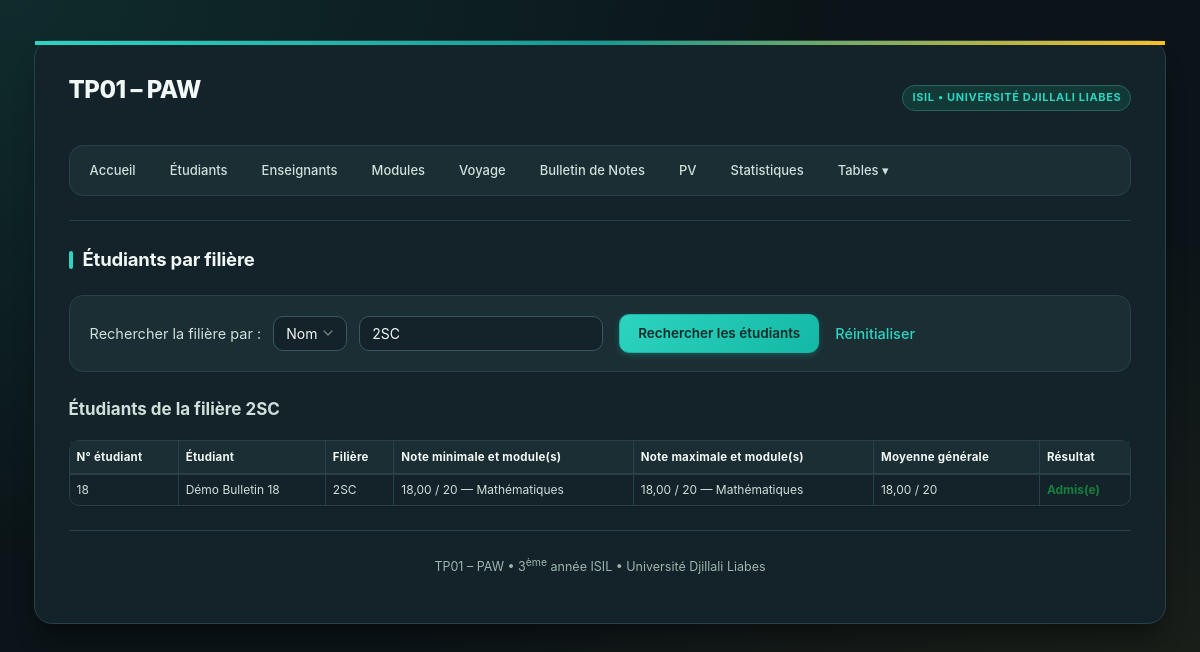
Screenshot of /filiere/etudiants.php?filiere=2SC with the database file from the repository.
### tables this page shows
CREATE TABLE IF NOT EXISTS filiere (
  id  INT AUTO_INCREMENT PRIMARY KEY,
  nom VARCHAR(50) NOT NULL UNIQUE
);

CREATE TABLE IF NOT EXISTS note (
  id          INT AUTO_INCREMENT PRIMARY KEY,
  etudiant_id INT NOT NULL,
  module_id   INT NOT NULL,
  nationalite_code VARCHAR(3) NULL,
  note        DECIMAL(4, 2) NOT NULL,
  date_saisie TIMESTAMP DEFAULT CURRENT_TIMESTAMP ON UPDATE CURRENT_TIMESTAMP,
  CONSTRAINT fk_note_etudiant
    FOREIGN KEY (etudiant_id) REFERENCES personne(id)
    ON UPDATE CASCADE ON DELETE CASCADE,
  CONSTRAINT fk_note_module
    FOREIGN KEY (module_id) REFERENCES module(id)
    ON UPDATE CASCADE ON DELETE RESTRICT,
  CONSTRAINT fk_note_nationalite
    FOREIGN KEY (nationalite_code) REFERENCES nationalite(code)
    ON UPDATE CASCADE ON DELETE SET NULL,
  CONSTRAINT uk_etudiant_module UNIQUE (etudiant_id, module_id)
);

CREATE TABLE IF NOT EXISTS personne (
  id               INT AUTO_INCREMENT PRIMARY KEY,
  numero           VARCHAR(10)  NOT NULL,
  civilite         VARCHAR(15)  NOT NULL,
  nom_prenom       VARCHAR(80)  NOT NULL,
  adresse          VARCHAR(150) NOT NULL,
  code_postal      VARCHAR(10)  NOT NULL,
  localite         VARCHAR(60)  NOT NULL,
  pays             VARCHAR(40)  NOT NULL,
  plateformes      VARCHAR(100) DEFAULT '',
  applications     VARCHAR(255) DEFAULT '',
  transport        VARCHAR(20)  NOT NULL DEFAULT '',
  sport            VARCHAR(40)  NOT NULL DEFAULT '',
  activites        VARCHAR(100) NOT NULL DEFAULT '',
  modules          VARCHAR(100) NOT NULL DEFAULT '',
  groupe_sanguin   VARCHAR(10)  NOT NULL DEFAULT '',
  modele_voiture   VARCHAR(150) NOT NULL DEFAULT '',
  filiere          VARCHAR(30)  NOT NULL DEFAULT '',
  nationalite_code VARCHAR(3)   NOT NULL,
  photo            VARCHAR(100) DEFAULT NULL,
   
  CONSTRAINT fk_personne_nationalite
    FOREIGN KEY (nationalite_code) REFERENCES nationalite(code)
    ON UPDATE CASCADE ON DELETE RESTRICT
);

### includes/fonctions.php (called while the page is built, shortened)
<?php
function h($texte): string
{
    return htmlspecialchars((string)$texte, ENT_QUOTES, 'UTF-8');
}
function calculer_moyenne_ponderee(array $notes): array
{
    $totalCoefficients = 0.0;
    $totalPoints = 0.0;
    foreach ($notes as $note) {
        $coefficient = (float)$note['coefficient'];
        $totalCoefficients += $coefficient;
        $totalPoints += (float)$note['note'] * $coefficient;
    }
    return [
        'total_coefficients' => $totalCoefficients,
        'total_points' => $totalPoints,
        'moyenne' => $totalCoefficients > 0 ? $totalPoints / $totalCoefficients : null,
    ];
}

### filiere/etudiants.php (the view, shortened to what this page needs)
<?php
require_once __DIR__ . '/../config/database.php';
require_once __DIR__ . '/../includes/fonctions.php';
$modeRecherche = ($_GET['mode'] ?? 'nom') === 'id' ? 'id' : 'nom';
$termeRecherche = trim((string)($_GET['filiere'] ?? ''));
$filiere = null;
$etudiants = [];
$erreur = null;
if ($termeRecherche !== '') {
    try {
        if ($modeRecherche === 'id') {
            $idFiliere = filter_var($termeRecherche, FILTER_VALIDATE_INT, ['options' => ['min_range' => 1]]);
            $stmtFiliere = $pdo->prepare('SELECT nom FROM filiere WHERE id = :id');
            $stmtFiliere->execute([':id' => $idFiliere !== false ? $idFiliere : 0]);
        } else {
            $stmtFiliere = $pdo->prepare('SELECT nom FROM filiere WHERE nom = :nom');
            $stmtFiliere->execute([':nom' => $termeRecherche]);
        }
        $filiere = $stmtFiliere->fetchColumn() ?: null;
        if ($filiere) {
            $stmtEtudiants = $pdo->prepare('
                SELECT p.id, p.numero, p.civilite, p.nom_prenom, p.filiere, p.photo,
                       n.note, m.designation AS module, m.coefficient
                FROM personne p
                LEFT JOIN note n ON n.etudiant_id = p.id
                LEFT JOIN module m ON m.id = n.module_id
                WHERE p.filiere = :filiere
                ORDER BY p.nom_prenom ASC, m.designation ASC
            ');
            $stmtEtudiants->execute([':filiere' => $filiere]);
            foreach ($stmtEtudiants->fetchAll() as $row) {
                $id = (int)$row['id'];
                if (!isset($etudiants[$id])) {
                    $etudiants[$id] = [
                        'id' => $id,
                        'numero' => $row['numero'],
                        'civilite' => $row['civilite'],
                        'nom_prenom' => $row['nom_prenom'],
                        'filiere' => $row['filiere'],
                        'photo' => $row['photo'],
                        'notes' => [],
                        'note_min' => null,
                        'modules_min' => [],
                        'note_max' => null,
                        'modules_max' => [],
                    ];
                }
                $note = (float)$row['note'];
                $etudiants[$id]['notes'][] = [
                    'note' => $row['note'],
                    'coefficient' => $row['coefficient'],
                ];
                if ($etudiants[$id]['note_min'] === null || $note < $etudiants[$id]['note_min']) {
                    $etudiants[$id]['note_min'] = $note;
                    $etudiants[$id]['modules_min'] = [$row['module']];
                } elseif ($note === $etudiants[$id]['note_min']) {
                    $etudiants[$id]['modules_min'][] = $row['module'];
                }
                if ($etudiants[$id]['note_max'] === null || $note > $etudiants[$id]['note_max']) {
                    $etudiants[$id]['note_max'] = $note;
                    $etudiants[$id]['modules_max'] = [$row['module']];
                } elseif ($note === $etudiants[$id]['note_max']) {
                    $etudiants[$id]['modules_max'][] = $row['module'];
                }
            }
        }
    } catch (PDOException $e) {
        $erreur = "Erreur lors du chargement des étudiants et de leurs notes.";
    }
}
require __DIR__ . '/../includes/header.php';
?>
<form method="get" action="etudiants.php" class="form-recherche">
    <label for="mode-recherche">Rechercher la filière par :</label>
    <select name="mode" id="mode-recherche">
        <option value="nom" <?= $modeRecherche === 'nom' ? 'selected' : '' ?>>Nom</option>
    </select>
    <input type="text" name="filiere" id="filiere" value="<?= h($termeRecherche) ?>" placeholder="<?= $modeRecherche === 'id' ? 'ex: 3' : 'ex: 3ISIL' ?>" required>
    <button type="submit">Rechercher les étudiants</button>
    <?php if ($termeRecherche !== ''): ?>
        <a href="etudiants.php">Réinitialiser</a>
    <?php endif; ?>
</form>
<?php if ($erreur): ?>
    <p class="erreur"><?= h($erreur) ?></p>
<?php elseif ($termeRecherche !== '' && !$filiere): ?>
    <p class="erreur">Aucune filière trouvée pour « <?= h($termeRecherche) ?> ».</p>
<?php elseif ($filiere): ?>
    <h3>Étudiants de la filière <?= h($filiere) ?></h3>
    <?php if (!$etudiants): ?>
        <p>Aucun étudiant trouvé dans cette filière.</p>
    <?php else: ?>
        <table class="liste">
            <thead>
                <tr>
                    <th>N° étudiant</th>
                    <th>Étudiant</th>
                    <th>Filière</th>
                    <th>Note minimale et module(s)</th>
                    <th>Note maximale et module(s)</th>
                    <th>Moyenne générale</th>
                    <th>Résultat</th>
                </tr>
            </thead>
            <tbody>
                <?php foreach ($etudiants as $etudiant):
                    $calculsMoyenne = calculer_moyenne_ponderee($etudiant['notes']);
                    $moyenne = $calculsMoyenne['moyenne'];
                ?>
                    <tr>
                        <td><?= h($etudiant['numero']) ?></td>
                        <td>
                            <?= h($etudiant['nom_prenom']) ?>
                        </td>
                        <td><?= h($etudiant['filiere']) ?></td>
                        <?php if ($etudiant['note_min'] !== null): ?>
                            <td>
                                <?= number_format($etudiant['note_min'], 2, ',', ' ') ?> / 20
                                — <?= h(implode(', ', $etudiant['modules_min'])) ?>
                            </td>
                            <td>
                                <?= number_format($etudiant['note_max'], 2, ',', ' ') ?> / 20
                                — <?= h(implode(', ', $etudiant['modules_max'])) ?>
                            </td>
                        <?php else: ?>
                            <td colspan="2">Aucune note</td>
                        <?php endif; ?>
                        <td><?= $moyenne !== null ? number_format($moyenne, 2, ',', ' ') . ' / 20' : '—' ?></td>
                        <td>
                            <?php if ($moyenne === null): ?>
                                Non évalué
                            <?php else: ?>
                                <strong style="color: <?= $moyenne >= 10 ? '#15803d' : '#b91c1c' ?>;">
                                    <?= $moyenne >= 10 ? 'Admis(e)' : 'Ajourné(e)' ?>
                                </strong>
                            <?php endif; ?>
                        </td>
                    </tr>
                <?php endforeach; ?>
            </tbody>
        </table>
    <?php endif; ?>
<?php endif; ?>
<?php require __DIR__ . '/../includes/footer.php'; ?>

### rows the page displays
filiere: nom "2SC"
note: etudiant.numero "18", etudiant.nom_prenom "Démo Bulletin 18", etudiant.filiere "2SC", etudiant.numero "18,00", modules_min "Mathématiques", modules_max "Mathématiques", moyenne "18,00"

### other values shown
$titre "Étudiants par filière"
